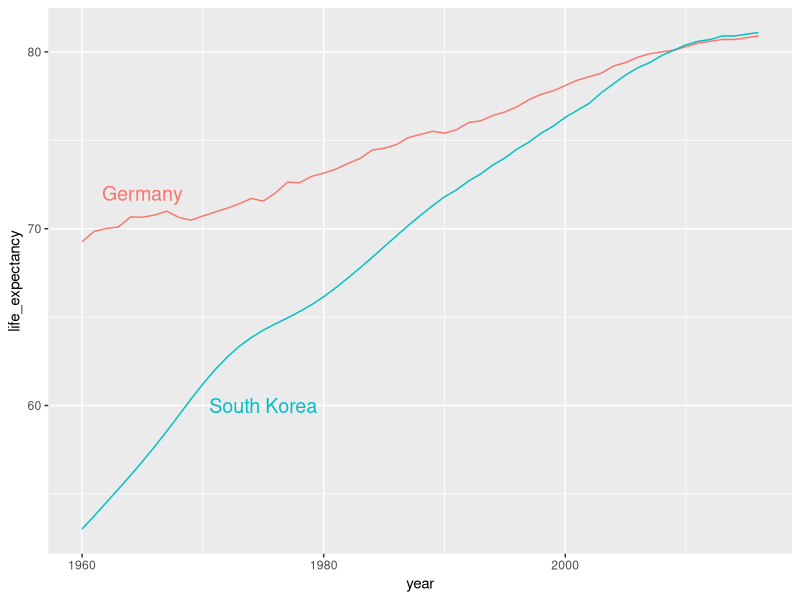

This figure's R source:
library(dslabs)
data("gapminder")

library(dplyr)
library(ggplot2)

countries <- c("South Korea", "Germany")

labels <- data.frame(
  country = countries, 
  x = c(1975, 1965), 
  y = c(60, 72))

gapminder %>% filter(country %in% countries) %>%
  ggplot(aes(year, life_expectancy, col = country)) +
  geom_line() +
  geom_text(data = labels, aes(x, y, label = country), size = 5) +
  theme(legend.position = "none")
